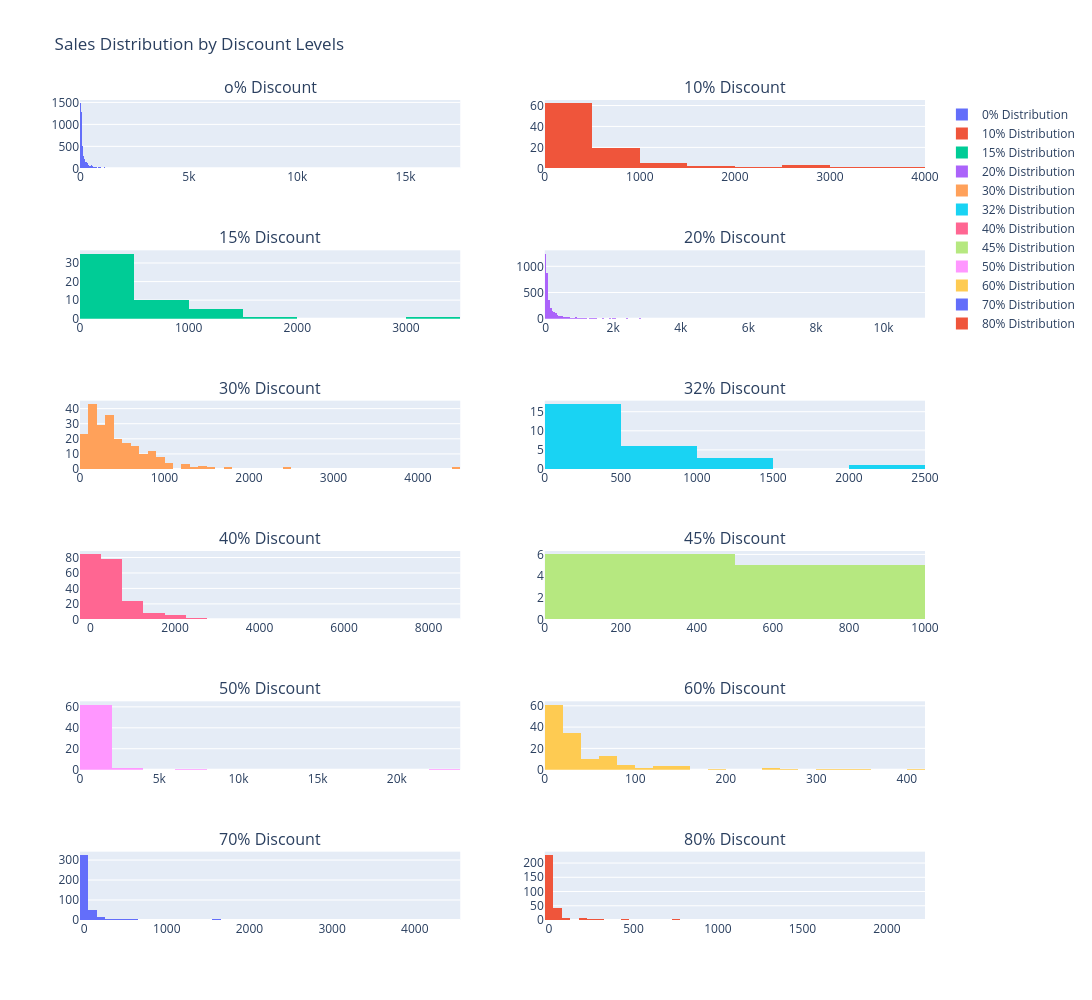

The notebook cell saved with this chart:
### Code cell
from plotly.subplots import make_subplotsfig = make_subplots(6,2,subplot_titles=['o% Discount','10% Discount','15% Discount',                                          '20% Discount','30% Discount','32% Discount',                                          '40% Discount','45% Discount','50% Discount',                                          '60% Discount','70% Discount','80% Discount'],                      horizontal_spacing=0.1,vertical_spacing=0.1)fig.add_trace(go.Histogram(x=df_notime[df_notime['Discount']==0]['Sales'],name='0% Distribution'),1,1)fig.add_trace(go.Histogram(x=df_notime[df_notime['Discount']==0.1]['Sales'],name='10% Distribution'),1,2)fig.add_trace(go.Histogram(x=df_notime[df_notime['Discount']==0.15]['Sales'],name='15% Distribution'),2,1)fig.add_trace(go.Histogram(x=df_notime[df_notime['Discount']==0.2]['Sales'],name='20% Distribution'),2,2)fig.add_trace(go.Histogram(x=df_notime[df_notime['Discount']==0.3]['Sales'],name='30% Distribution'),3,1)fig.add_trace(go.Histogram(x=df_notime[df_notime['Discount']==0.32]['Sales'],name='32% Distribution'),3,2)fig.add_trace(go.Histogram(x=df_notime[df_notime['Discount']==0.4]['Sales'],name='40% Distribution'),4,1)fig.add_trace(go.Histogram(x=df_notime[df_notime['Discount']==0.45]['Sales'],name='45% Distribution'),4,2)fig.add_trace(go.Histogram(x=df_notime[df_notime['Discount']==0.5]['Sales'],name='50% Distribution'),5,1)fig.add_trace(go.Histogram(x=df_notime[df_notime['Discount']==0.6]['Sales'],name='60% Distribution'),5,2)fig.add_trace(go.Histogram(x=df_notime[df_notime['Discount']==0.7]['Sales'],name='70% Distribution'),6,1)fig.add_trace(go.Histogram(x=df_notime[df_notime['Discount']==0.8]['Sales'],name='80% Distribution'),6,2)fig.update_layout(    width=2000,    height=1000,    title_text='Sales Distribution by Discount Levels')

### Figure 1 — Plotly figure (JSON) as saved in the notebook; plotly's stock layout.template omitted (floating-point values rounded to 4 significant figures; data arrays with more than 128 entries replaced by an {"elided": "..."} marker saying what was removed)
{"data": [{"name": "0% Distribution", "type": "histogram", "x": {"elided": "4798 float values"}, "xaxis": "x", "yaxis": "y"}, {"name": "10% Distribution", "type": "histogram", "x": [319.4, 135.9, 488.6, 207.8, 555.2, 542.6, 1243.0, 3060.0, 599.3, 644.1, 1142.0, 408.0, 977.3, 1931.0, 383.6, 462.6, 1282.0, 442.8, 167.3, 366.8, 858.2, 351.0, 191.6, 271.8, 364.4, 361.8, 384.2, 271.8, 61.93, 87.44, 172.8, 887.1, 69.26, 631.8, 408.0, 145.8, 434.6, 283.1, 658.7, 63.88, 167.5, 1317.0, 664.1, 127.8, 29.4, 1449.0, 90.8, 181.8, 199.8, 109.8, 272.6, 80.99, 2888.0, 2254.0, 328.0, 767.2, 247.7, 221.4, 589.4, 327.6, 1523.0, 253.8, 376.7, 205.2, 245.6, 145.8, 192.2, 866.6, 127.8, 850.5, 186.7, 207.8, 90.88, 577.8, 2563.0, 164.6, 172.8, 207.1, 271.8, 117.9, 2621.0, 65.52, 269.9, 102.6, 123.9, 163.8, 631.8, 3785.0, 128.1, 427.6, 589.4, 579.5, 326.6, 573.2], "xaxis": "x2", "yaxis": "y2"}, {"name": "15% Distribution", "type": "histogram", "x": [1337.0, 222.7, 514.2, 119.8, 255.0, 204.0, 290.7, 307.7, 411.3, 293.2, 425.8, 1553.0, 102.8, 425.0, 195.5, 308.5, 120.7, 436.0, 290.7, 617.0, 257.5, 556.7, 482.7, 1279.0, 917.9, 586.4, 334.0, 359.5, 556.7, 599.2, 411.3, 1194.0, 239.7, 205.7, 1198.0, 239.7, 148.3, 273.7, 510.0, 1498.0, 205.7, 436.0, 307.7, 512.5, 120.7, 306.0, 359.5, 345.0, 119.8, 477.7, 3407.0, 683.3], "xaxis": "x3", "yaxis": "y3"}, {"name": "20% Distribution", "type": "histogram", "x": {"elided": "3657 float values"}, "xaxis": "x4", "yaxis": "y4"}, {"name": "30% Distribution", "type": "histogram", "x": {"elided": "227 float values"}, "xaxis": "x5", "yaxis": "y5"}, {"name": "32% Distribution", "type": "histogram", "x": [532.4, 2396.0, 205.3, 78.85, 956.7, 300.5, 327.7, 220.3, 193.1, 241.3, 156.4, 956.7, 246.1, 623.5, 1352.0, 328.4, 67.99, 206.0, 89.07, 1228.0, 781.9, 204.7, 369.2, 410.0, 614.0, 1023.0, 383.5], "xaxis": "x6", "yaxis": "y6"}, {"name": "40% Distribution", "type": "histogram", "x": {"elided": "206 float values"}, "xaxis": "x7", "yaxis": "y7"}, {"name": "45% Distribution", "type": "histogram", "x": [957.6, 233.9, 620.6, 375.5, 383.4, 174.1, 331.0, 721.9, 562.3, 191.5, 933.3], "xaxis": "x8", "yaxis": "y8"}, {"name": "50% Distribution", "type": "histogram", "x": [3083.0, 617.7, 218.8, 452.4, 177.2, 86.97, 219.1, 1273.0, 108.9, 8000.0, 35.49, 265.5, 393.2, 695.7, 652.5, 66.64, 393.2, 765.6, 727.5, 146.0, 601.5, 821.3, 22640.0, 695.7, 275.5, 796.4, 481.0, 352.4, 801.6, 2625.0, 177.2, 163.9, 268.9, 364.9, 91.28, 215.0, 456.0, 377.4, 355.5, 32.98, 87.21, 522.0, 300.0, 61.96, 564.2, 386.9, 35.45, 182.6, 302.4, 649, 292.1, 350.0, 1300.0, 277.5, 69.38, 177.5, 131.0, 626.1, 120, 146.0, 73.92, 482.9, 301.5, 301.5, 116.0, 91.47], "xaxis": "x9", "yaxis": "y9"}, {"name": "60% Distribution", "type": "histogram", "x": {"elided": "138 float values"}, "xaxis": "x10", "yaxis": "y10"}, {"name": "70% Distribution", "type": "histogram", "x": {"elided": "418 float values"}, "xaxis": "x11", "yaxis": "y11"}, {"name": "80% Distribution", "type": "histogram", "x": {"elided": "300 float values"}, "xaxis": "x12", "yaxis": "y12"}], "layout": {"annotations": [{"font": {"size": 16}, "showarrow": false, "text": "o% Discount", "x": 0.225, "xanchor": "center", "xref": "paper", "y": 1, "yanchor": "bottom", "yref": "paper"}, {"font": {"size": 16}, "showarrow": false, "text": "10% Discount", "x": 0.775, "xanchor": "center", "xref": "paper", "y": 1, "yanchor": "bottom", "yref": "paper"}, {"font": {"size": 16}, "showarrow": false, "text": "15% Discount", "x": 0.225, "xanchor": "center", "xref": "paper", "y": 0.8167, "yanchor": "bottom", "yref": "paper"}, {"font": {"size": 16}, "showarrow": false, "text": "20% Discount", "x": 0.775, "xanchor": "center", "xref": "paper", "y": 0.8167, "yanchor": "bottom", "yref": "paper"}, {"font": {"size": 16}, "showarrow": false, "text": "30% Discount", "x": 0.225, "xanchor": "center", "xref": "paper", "y": 0.6333, "yanchor": "bottom", "yref": "paper"}, {"font": {"size": 16}, "showarrow": false, "text": "32% Discount", "x": 0.775, "xanchor": "center", "xref": "paper", "y": 0.6333, "yanchor": "bottom", "yref": "paper"}, {"font": {"size": 16}, "showarrow": false, "text": "40% Discount", "x": 0.225, "xanchor": "center", "xref": "paper", "y": 0.45, "yanchor": "bottom", "yref": "paper"}, {"font": {"size": 16}, "showarrow": false, "text": "45% Discount", "x": 0.775, "xanchor": "center", "xref": "paper", "y": 0.45, "yanchor": "bottom", "yref": "paper"}, {"font": {"size": 16}, "showarrow": false, "text": "50% Discount", "x": 0.225, "xanchor": "center", "xref": "paper", "y": 0.2667, "yanchor": "bottom", "yref": "paper"}, {"font": {"size": 16}, "showarrow": false, "text": "60% Discount", "x": 0.775, "xanchor": "center", "xref": "paper", "y": 0.2667, "yanchor": "bottom", "yref": "paper"}, {"font": {"size": 16}, "showarrow": false, "text": "70% Discount", "x": 0.225, "xanchor": "center", "xref": "paper", "y": 0.08333, "yanchor": "bottom", "yref": "paper"}, {"font": {"size": 16}, "showarrow": false, "text": "80% Discount", "x": 0.775, "xanchor": "center", "xref": "paper", "y": 0.08333, "yanchor": "bottom", "yref": "paper"}], "height": 1000, "title": {"text": "Sales Distribution by Discount Levels"}, "width": 2000, "xaxis": {"anchor": "y", "domain": [0, 0.45], "type": "linear", "range": [-25, 17525], "autorange": true}, "xaxis10": {"anchor": "y10", "domain": [0.55, 1], "type": "linear", "range": [0, 420], "autorange": true}, "xaxis11": {"anchor": "y11", "domain": [0, 0.45], "type": "linear", "range": [-50, 4550], "autorange": true}, "xaxis12": {"anchor": "y12", "domain": [0.55, 1], "type": "linear", "range": [-25, 2225], "autorange": true}, "xaxis2": {"anchor": "y2", "domain": [0.55, 1], "type": "linear", "range": [0, 4000], "autorange": true}, "xaxis3": {"anchor": "y3", "domain": [0, 0.45], "type": "linear", "range": [0, 3500], "autorange": true}, "xaxis4": {"anchor": "y4", "domain": [0.55, 1], "type": "linear", "range": [-25, 11225], "autorange": true}, "xaxis5": {"anchor": "y5", "domain": [0, 0.45], "type": "linear", "range": [0, 4500], "autorange": true}, "xaxis6": {"anchor": "y6", "domain": [0.55, 1], "type": "linear", "range": [0, 2500], "autorange": true}, "xaxis7": {"anchor": "y7", "domain": [0, 0.45], "type": "linear", "range": [-250, 8750], "autorange": true}, "xaxis8": {"anchor": "y8", "domain": [0.55, 1], "type": "linear", "range": [0, 1000], "autorange": true}, "xaxis9": {"anchor": "y9", "domain": [0, 0.45], "type": "linear", "range": [0, 24000], "autorange": true}, "yaxis": {"anchor": "x", "domain": [0.9167, 1], "range": [0, 1555.0], "autorange": true}, "yaxis10": {"anchor": "x10", "domain": [0.1833, 0.2667], "range": [0, 64.21], "autorange": true}, "yaxis11": {"anchor": "x11", "domain": [0, 0.08333], "range": [0, 342.1], "autorange": true}, "yaxis12": {"anchor": "x12", "domain": [0, 0.08333], "range": [0, 240], "autorange": true}, "yaxis2": {"anchor": "x2", "domain": [0.9167, 1], "range": [0, 65.26], "autorange": true}, "yaxis3": {"anchor": "x3", "domain": [0.7333, 0.8167], "range": [0, 36.84], "autorange": true}, "yaxis4": {"anchor": "x4", "domain": [0.7333, 0.8167], "range": [0, 1305.0], "autorange": true}, "yaxis5": {"anchor": "x5", "domain": [0.55, 0.6333], "range": [0, 45.26], "autorange": true}, "yaxis6": {"anchor": "x6", "domain": [0.55, 0.6333], "range": [0, 17.89], "autorange": true}, "yaxis7": {"anchor": "x7", "domain": [0.3667, 0.45], "range": [0, 88.42], "autorange": true}, "yaxis8": {"anchor": "x8", "domain": [0.3667, 0.45], "range": [0, 6.316], "autorange": true}, "yaxis9": {"anchor": "x9", "domain": [0.1833, 0.2667], "range": [0, 65.26], "autorange": true}}}
